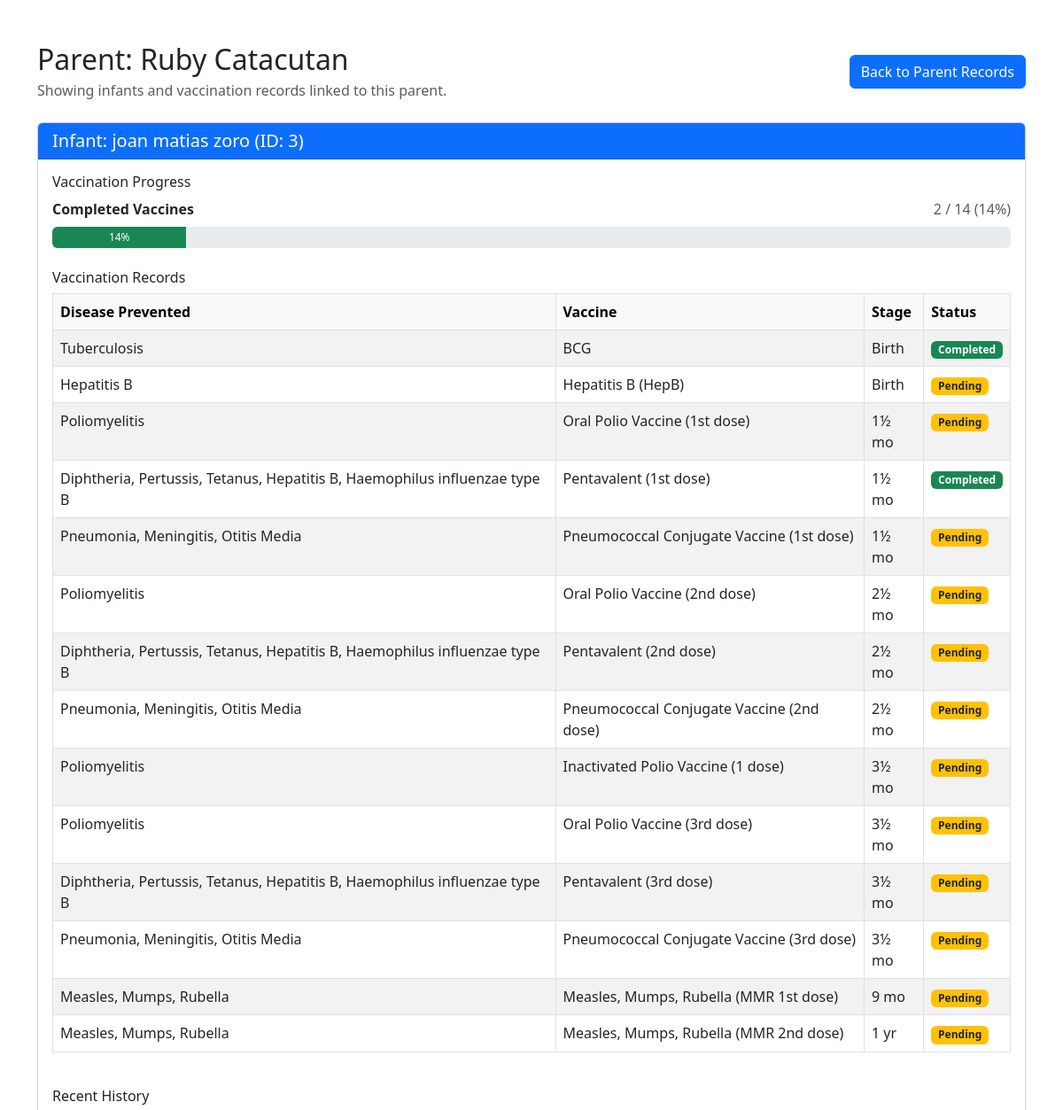
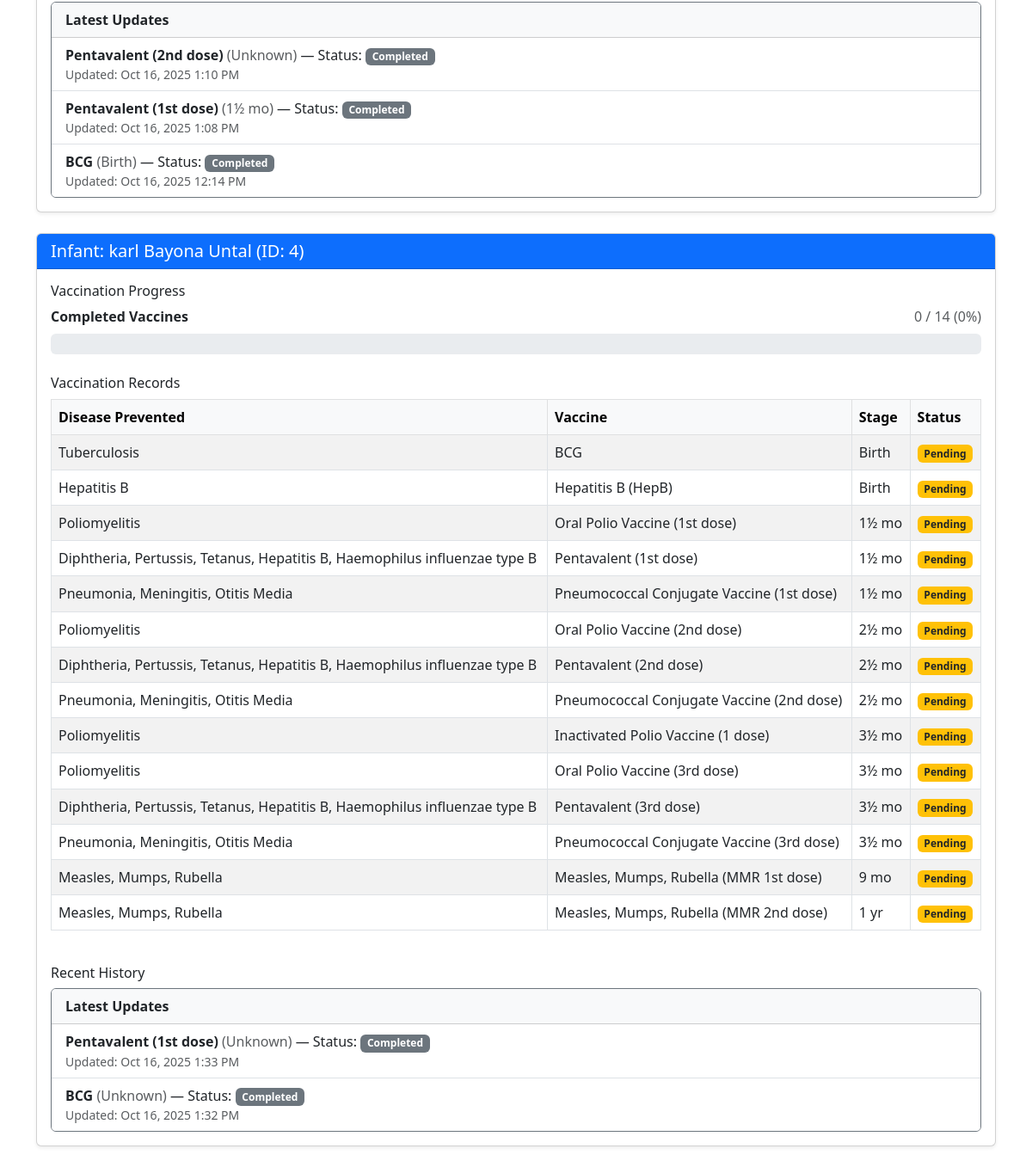
Page /view_details.php?parent_id=1 on the earlier database version (2 pictures, top to bottom).
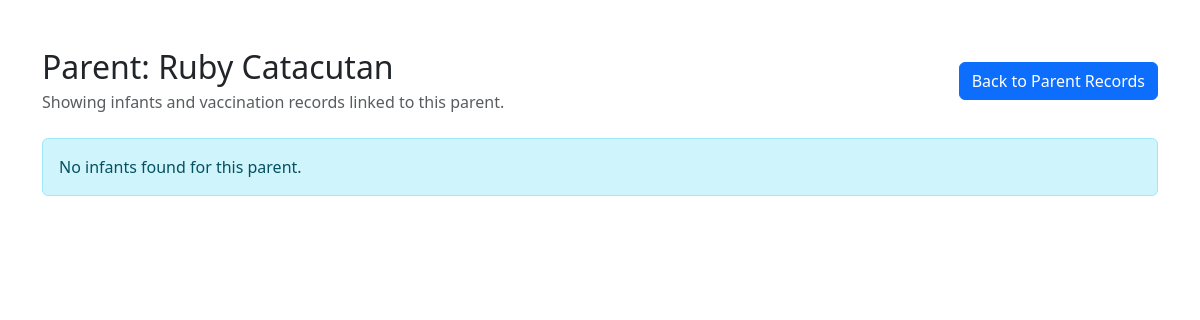
Same page on the later database version.
### tables this page shows
CREATE TABLE `infantinfo` (
  `id` int(11) NOT NULL,
  `firstname` varchar(25) NOT NULL,
  `middlename` varchar(255) DEFAULT NULL,
  `surname` varchar(25) NOT NULL,
  `dateofbirth` varchar(25) NOT NULL,
  `placeofbirth` varchar(25) NOT NULL,
  `sex` char(1) NOT NULL,
  `weight` double NOT NULL,
  `height` double NOT NULL,
  `bloodtype` varchar(5) NOT NULL,
  `nationality` varchar(25) NOT NULL,
  `parent_id` int(11) DEFAULT NULL
);

CREATE TABLE `tbl_vaccination_details` (
  `id` int(11) NOT NULL,
  `infant_id` int(11) NOT NULL,
  `vaccine_name` varchar(255) NOT NULL,
  `stage` varchar(20) NOT NULL,
  `status` enum('Pending','Completed') NOT NULL DEFAULT 'Pending',
  `created_at` timestamp NOT NULL DEFAULT current_timestamp(),
  `updated_at` timestamp NOT NULL DEFAULT current_timestamp() ON UPDATE current_timestamp()
);

CREATE TABLE `tbl_vaccine_reference` (
  `id` int(11) NOT NULL,
  `vaccine_name` varchar(100) DEFAULT NULL,
  `disease_prevented` varchar(150) DEFAULT NULL,
  `age_stage` varchar(20) DEFAULT NULL,
  `at_birth` tinyint(1) DEFAULT 0,
  `one_half_month` tinyint(1) DEFAULT 0,
  `two_half_month` tinyint(1) DEFAULT 0,
  `three_half_month` tinyint(1) DEFAULT 0,
  `nine_month` tinyint(1) DEFAULT 0,
  `one_year` tinyint(1) DEFAULT 0
);

### view_details.php (the view, shortened to what the changed rows need)
<?php
include 'dbForm.php';
if (isset($_GET['parent_id'])) {
    $parent_id = mysqli_real_escape_string($con, $_GET['parent_id']);
    $parentQuery = "SELECT first_name, last_name FROM parents WHERE id = '$parent_id' LIMIT 1";
    $parentResult = mysqli_query($con, $parentQuery);
    $parent = mysqli_fetch_assoc($parentResult);
    $vaccineReference = [];
    $referenceQuery = "SELECT vaccine_name, disease_prevented, age_stage FROM tbl_vaccine_reference ORDER BY FIELD(age_stage,'Birth','1½ mo','2½ mo','3½ mo','9 mo','1 yr'), vaccine_name ASC";
    $referenceResult = mysqli_query($con, $referenceQuery);
    if ($referenceResult) {
        while ($refRow = mysqli_fetch_assoc($referenceResult)) {
            $vaccineReference[] = $refRow;
        }
    }
    $infantQuery = "SELECT id, CONCAT_WS(' ', firstname, middlename, surname) AS full_name, dateofbirth, weight, height, sex FROM infantinfo WHERE parent_id = '$parent_id'";
    $infantResult = mysqli_query($con, $infantQuery);
    $infants = [];
    if ($infantResult) {
        while ($infantRow = mysqli_fetch_assoc($infantResult)) {
            $infantId = (int) $infantRow['id'];
            $fullName = trim(preg_replace('/\s+/', ' ', $infantRow['full_name']));
            $infantRow['full_name'] = $fullName;
            $statusMap = [];
            $historyRows = [];
            $detailsQuery = "SELECT vaccine_name, stage, status, updated_at FROM tbl_vaccination_details WHERE infant_id = $infantId";
            $detailsResult = mysqli_query($con, $detailsQuery);
            if ($detailsResult) {
                while ($detailRow = mysqli_fetch_assoc($detailsResult)) {
                    $statusMap[$detailRow['vaccine_name']][$detailRow['stage']] = $detailRow;
                    if (strcasecmp($detailRow['status'], 'Pending') !== 0) {
                        $historyRows[] = $detailRow;
                    }
                }
            }
            $vaccinationDetails = [];
            $completedCount = 0;
            $totalVaccines = count($vaccineReference);
            foreach ($vaccineReference as $referenceRow) {
                $vaccineName = $referenceRow['vaccine_name'];
                $stage = $referenceRow['age_stage'];
                $detail = $statusMap[$vaccineName][$stage] ?? null;
                $status = $detail['status'] ?? 'Pending';
                if ($status === 'Completed') {
                    $completedCount++;
                }
                $vaccinationDetails[] = [
                    'vaccine_name' => $vaccineName,
                    'disease_prevented' => $referenceRow['disease_prevented'],
                    'stage' => $stage,
                    'status' => $status,
                    'updated_at' => $detail['updated_at'] ?? ''
                ];
            }
            $infantRow['vaccinations'] = $vaccinationDetails;
            $infantRow['progress_total'] = $totalVaccines;
            $infantRow['progress_completed'] = $completedCount;
            $infantRow['progress_percent'] = $totalVaccines > 0 ? round(($completedCount / $totalVaccines) * 100) : 0;
            usort($historyRows, function ($a, $b) {
                $timeA = !empty($a['updated_at']) ? strtotime($a['updated_at']) : 0;
                $timeB = !empty($b['updated_at']) ? strtotime($b['updated_at']) : 0;
                if ($timeA === $timeB) {
                    return 0;
                }
                return ($timeA < $timeB) ? 1 : -1;
            });
            $infantRow['recent_history'] = array_slice($historyRows, 0, 5);
            $infants[] = $infantRow;
        }
    }
} else {
    echo "Parent ID is required.";
    exit;
}
?>
<!DOCTYPE html>
<html lang="en">
<head>
    <link rel="stylesheet" href="https://cdn.jsdelivr.net/npm/bootstrap@5.3.0/dist/css/bootstrap.min.css">
</head>
<body>
    <div class="container mt-5">
        <div class="d-flex justify-content-between align-items-center mb-4">
            <div>
                <h2 class="mb-1">Parent: <?php echo htmlspecialchars($parent['first_name'] . ' ' . $parent['last_name']); ?></h2>
            </div>
            <a href="view_parents.php" class="btn btn-primary">Back to Parent Records</a>
        </div>
        <?php if (!empty($infants)): ?>
            <?php foreach ($infants as $infant): ?>
                <div class="card mb-4 shadow-sm">
                    <div class="card-header bg-primary text-white">
                        <h5 class="mb-0">Infant: <?php echo htmlspecialchars($infant['full_name']); ?> (ID: <?php echo (int) $infant['id']; ?>)</h5>
                    </div>
                    <div class="card-body">
                        <h6>Vaccination Progress</h6>
                        <?php if ($infant['progress_total'] > 0): ?>
                            <div class="mb-3">
                                <div class="d-flex justify-content-between align-items-center mb-2">
                                    <span class="fw-semibold">Completed Vaccines</span>
                                    <span class="text-muted"><?php echo $infant['progress_completed']; ?> / <?php echo $infant['progress_total']; ?> (<?php echo $infant['progress_percent']; ?>%)</span>
                                </div>
                                <div class="progress" style="height: 24px;">
                                    <div class="progress-bar bg-success" role="progressbar"
                                        style="width: <?php echo $infant['progress_percent']; ?>%;"
                                        aria-valuenow="<?php echo $infant['progress_percent']; ?>" aria-valuemin="0" aria-valuemax="100">
                                        <?php echo $infant['progress_percent']; ?>%
                                    </div>
                                </div>
                            </div>
                        <?php else: ?>
                            <p class="text-muted">No vaccine reference data available.</p>
                        <?php endif; ?>
                        <h6 class="mt-4">Vaccination Records</h6>
                        <?php if (!empty($infant['vaccinations'])): ?>
                            <div class="table-responsive">
                                <table class="table table-bordered table-striped">
                                    <thead class="table-light">
                                        <tr>
                                            <th>Disease Prevented</th>
                                            <th>Vaccine</th>
                                            <th>Stage</th>
                                            <th>Status</th>
                                        </tr>
                                    </thead>
                                    <tbody>
                                        <?php foreach ($infant['vaccinations'] as $record): ?>
                                            <?php
                                            $statusClass = ($record['status'] === 'Completed') ? 'bg-success text-white' : 'bg-warning text-dark';
                                            ?>
                                            <tr>
                                                <td><?php echo htmlspecialchars($record['disease_prevented']); ?></td>
                                                <td><?php echo htmlspecialchars($record['vaccine_name']); ?></td>
                                                <td><?php echo htmlspecialchars($record['stage']); ?></td>
                                                <td><span class="badge <?php echo $statusClass; ?>"><?php echo htmlspecialchars($record['status']); ?></span></td>
                                            </tr>
                                        <?php endforeach; ?>
                                    </tbody>
                                </table>
                            </div>
                        <?php else: ?>
                            <p class="text-muted mb-0">No vaccination records found for this infant.</p>
                        <?php endif; ?>
                        <h6 class="mt-4">Recent History</h6>
                        <?php if (!empty($infant['recent_history'])): ?>
                            <div class="card border-secondary">
                                <div class="card-header bg-light">
                                    <span class="fw-semibold">Latest Updates</span>
                                </div>
                                <ul class="list-group list-group-flush">
                                    <?php
                                    foreach ($infant['recent_history'] as $history):
                                        $historyTime = date('M d, Y g:i A', strtotime($history['updated_at']));
                                    ?>
                                        <li class="list-group-item">
                                            <strong><?php echo htmlspecialchars($history['vaccine_name']); ?></strong>
                                            <span class="text-muted">(<?php echo htmlspecialchars($history['stage']); ?>)</span>
                                            &mdash; Status: <span class="badge bg-secondary"><?php echo htmlspecialchars($history['status']); ?></span>
                                            <div class="small text-muted">Updated: <?php echo htmlspecialchars($historyTime); ?></div>
                                        </li>
                                    <?php endforeach; ?>
                                </ul>
                            </div>
                        <?php else: ?>
                            <p class="text-muted">No recent vaccination updates recorded.</p>
                        <?php endif; ?>
                    </div>
                </div>
            <?php endforeach; ?>
        <?php else: ?>
            <div class="alert alert-info">No infants found for this parent.</div>
        <?php endif; ?>
    </div>
</body>
</html>

Differences in the rows shown:
removed infantinfo: full_name "joan matias zoro", id "3", progress_completed "2", progress_total "14", progress_percent "14"
removed tbl_vaccination_details: disease_prevented "Tuberculosis", vaccine_name "BCG", stage "Birth", status "Completed", updated_at "Oct 16, 2025 12:14 PM"
no longer on this page (row unchanged): tbl_vaccine_reference: disease_prevented "Hepatitis B", vaccine_name "Hepatitis B (HepB)", age_stage "Birth", status "Pending"
no longer on this page (row unchanged): tbl_vaccine_reference: disease_prevented "Poliomyelitis", vaccine_name "Oral Polio Vaccine (1st dose)", age_stage "1½ mo", status "Pending"
removed tbl_vaccination_details: disease_prevented "Diphtheria, Pertussis, Tetanus, Hepatitis B, Haemophilus influenzae type B", vaccine_name "Pentavalent (1st dose)", stage "1½ mo", status "Completed", updated_at "Oct 16, 2025 1:08 PM"
no longer on this page (row unchanged): tbl_vaccine_reference: disease_prevented "Pneumonia, Meningitis, Otitis Media", vaccine_name "Pneumococcal Conjugate Vaccine (1st dose)", age_stage "1½ mo", status "Pending"
no longer on this page (row unchanged): tbl_vaccine_reference: disease_prevented "Poliomyelitis", vaccine_name "Oral Polio Vaccine (2nd dose)", age_stage "2½ mo", status "Pending"
no longer on this page (row unchanged): tbl_vaccine_reference: disease_prevented "Diphtheria, Pertussis, Tetanus, Hepatitis B, Haemophilus influenzae type B", vaccine_name "Pentavalent (2nd dose)", age_stage "2½ mo", status "Pending"
no longer on this page (row unchanged): tbl_vaccine_reference: disease_prevented "Pneumonia, Meningitis, Otitis Media", vaccine_name "Pneumococcal Conjugate Vaccine (2nd dose)", age_stage "2½ mo", status "Pending"
no longer on this page (row unchanged): tbl_vaccine_reference: disease_prevented "Poliomyelitis", vaccine_name "Inactivated Polio Vaccine (1 dose)", age_stage "3½ mo", status "Pending"
no longer on this page (row unchanged): tbl_vaccine_reference: disease_prevented "Poliomyelitis", vaccine_name "Oral Polio Vaccine (3rd dose)", age_stage "3½ mo", status "Pending"
no longer on this page (row unchanged): tbl_vaccine_reference: disease_prevented "Diphtheria, Pertussis, Tetanus, Hepatitis B, Haemophilus influenzae type B", vaccine_name "Pentavalent (3rd dose)", age_stage "3½ mo", status "Pending"
no longer on this page (row unchanged): tbl_vaccine_reference: disease_prevented "Pneumonia, Meningitis, Otitis Media", vaccine_name "Pneumococcal Conjugate Vaccine (3rd dose)", age_stage "3½ mo", status "Pending"
no longer on this page (row unchanged): tbl_vaccine_reference: disease_prevented "Measles, Mumps, Rubella", vaccine_name "Measles, Mumps, Rubella (MMR 1st dose)", age_stage "9 mo", status "Pending"
no longer on this page (row unchanged): tbl_vaccine_reference: disease_prevented "Measles, Mumps, Rubella", vaccine_name "Measles, Mumps, Rubella (MMR 2nd dose)", age_stage "1 yr", status "Pending"
removed tbl_vaccination_details: vaccine_name "Pentavalent (2nd dose)", stage "Unknown", status "Completed", updated_at "Oct 16, 2025 1:10 PM", shown under "joan matias zoro"
removed infantinfo: full_name "karl Bayona Untal", id "4", progress_completed "0", progress_total "14", progress_percent "0"
no longer on this page (row unchanged): tbl_vaccine_reference: disease_prevented "Tuberculosis", vaccine_name "BCG", age_stage "Birth", status "Pending"
no longer on this page (row unchanged): tbl_vaccine_reference: disease_prevented "Diphtheria, Pertussis, Tetanus, Hepatitis B, Haemophilus influenzae type B", vaccine_name "Pentavalent (1st dose)", age_stage "1½ mo", status "Pending"
removed tbl_vaccination_details: vaccine_name "Pentavalent (1st dose)", stage "Unknown", status "Completed", updated_at "Oct 16, 2025 1:33 PM", shown under "karl Bayona Untal"
removed tbl_vaccination_details: vaccine_name "BCG", stage "Unknown", status "Completed", updated_at "Oct 16, 2025 1:32 PM", shown under "karl Bayona Untal"
Other differences:
text now shown: "No infants found for this parent."
